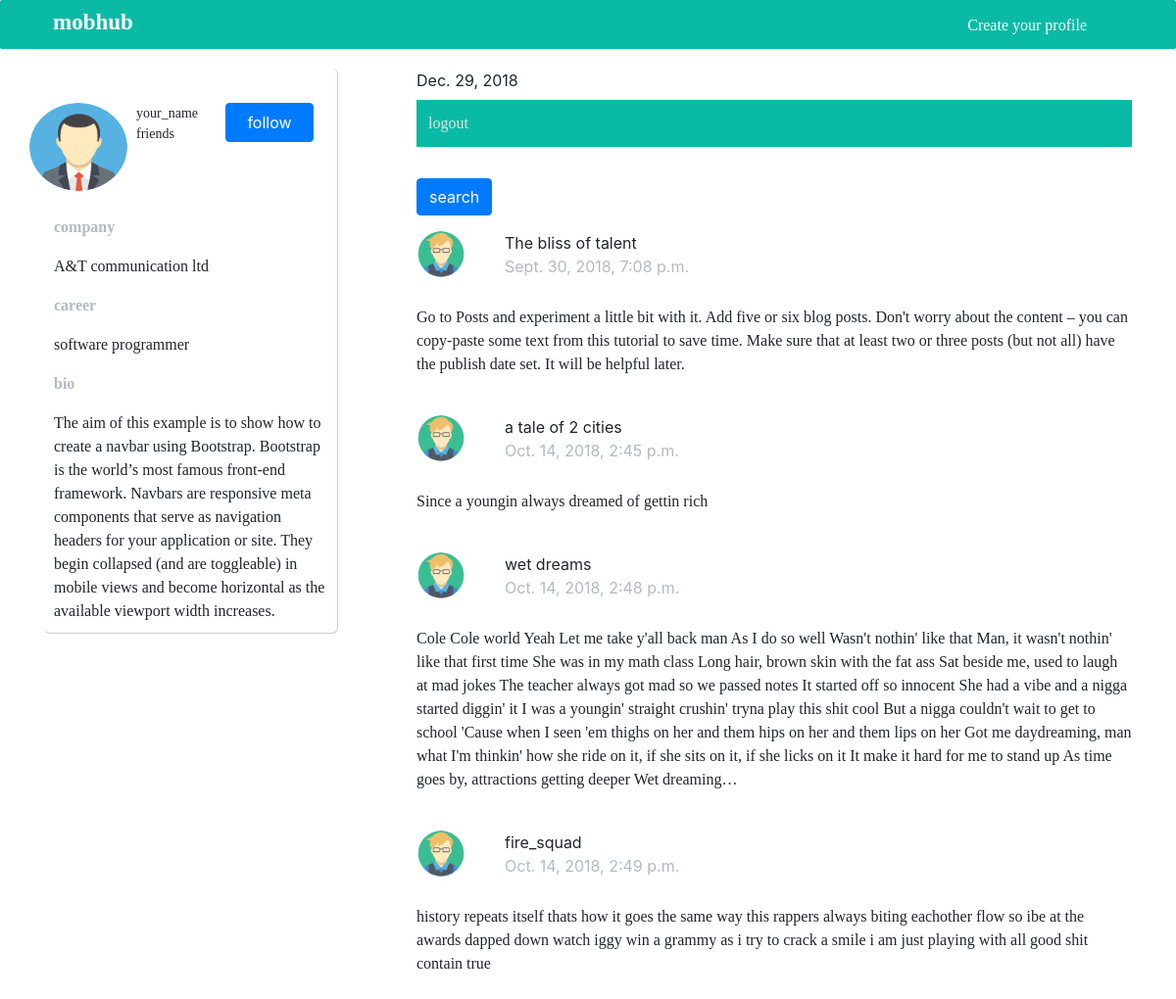
/post_list/, run on the app's committed database.
### cyblog/models.py (models this page shows, shortened)
class Post(models.Model):
    author = models.ForeignKey('auth.User', on_delete=models.CASCADE)
    title = models.CharField(max_length=200)
    text = models.TextField()
    created_date = models.DateTimeField(default=timezone.now)
    published_date = models.DateTimeField(blank=True, null=True)

### cyblog/views.py (the view)
# urls.py: path('post_list/',views.post_list,name='post_list'),
def post_list(request):
    view_date= datetime.datetime.now().date()
    posts_to_date= Post.objects.filter(created_date__lte= timezone.now()).order_by('created_date')
    context= {
        'view_date':view_date,
        'posts_to_date':posts_to_date
    }
    return render(request,'cyblog/post_list.html',context)

### cyblog/templates/cyblog/post_list.html (shortened to what this page needs)
{% extends "cyblog/base.html" %}
{% load static from staticfiles %}
{% block content %}
<div class="container">
<div class="row">
<div class="col-md-4">
  <div class="profile">
    <div class="profile_header">
      <img  class="logo" src="{% static 'profile.png' %}"/>
      <ul>
        <li>your_name</li>
        <li>friends</li>
      </ul>
      <button type="button" class="btn btn-primary">follow</button>
    </div>
    <p class= "variable">company</p>
    <p class="name">A&T communication ltd</p>
        <p class= "variable">career</p>
    <p class="work">software programmer</p>
        <p class= "variable">bio</p>
    <article>The aim of this example is to show how to create a navbar using Bootstrap. Bootstrap is the world’s most famous front-end
  framework. Navbars are responsive meta components that serve as navigation headers for your application or site. They begin
  collapsed (and are toggleable) in mobile views and become horizontal as the available viewport width increases.
  </article>
  </div>
</div>
<div class="col-md-8">
  <label>{{ view_date }}</label>
  <label class='logout'><a href="{% url 'logout_view' %}">logout</a></label>
  <form  class="navbar-form"  method="POST" role="search" >
    <button class="btn btn-primary" name="submit">search</button>
  </form>
  {% for post in posts_to_date %}
    <div class="post">
      <div class="post_header">
<img  class="post_logo" src="{% static 'user.png' %}"/>
        <ul class="header_title">
      <li>{{ post.title }}</li>
      <li class="date">{{ post.created_date }}</li>
    </ul>
            </div>
      <p>{{ post.text }}</p>
    </div>
  {% endfor %}
</div >
</div>
</div>
{% endblock %}

### cyblog/templates/cyblog/base.html (shortened to what this page needs)
{% load static from staticfiles %}
<html>
<head>
<link rel="stylesheet" href="{% static 'css/blog.css' %}"/>
<link rel="stylesheet" href="{% static 'css/bootstrap.css' %}"/>
<link rel="stylesheet" href="{% static 'css/log.css' %}"/>
</head>
<body>
<div class="header">
<label for="logo" class="logo"><a href="#">mobhub</a></label>
<label class="create" ><a href="{% url 'create_user' %}">Create your profile</a></label>
</div>
{% block content %}
{% endblock %}
</body>
</html>

### cyblog/static/css/blog.css (style rules this page uses)
body { padding:0; width: 100%; height:100%; background-color: #f9f9f9; background-size: cover; }
.header { position: fixed; z-index: 1; top:0; left:0; right:0; bottom: 20px; background-color: #09baa5; display: inline-block; width:100%; height:50px; border-radius:2px; }
label.logo { font-family: Quicksand; color:#fff; font-size: 23px; margin:6 0 0 54; font-weight:bold; }
label.logo a { text-decoration: none; color:#fff; }
img.logo { width:100px; height:90px; border-radius:50%; margin:0 9px 0 -25px; padding: 0; }
p { font-family:Quicksand; }
label.logout { padding:12px; font-family:Open_Sans; background:#09baa5; display: block; }
.logout a { text-decoration:none; color:#e2e2e2; }
p.variable { color:#b4b9c1; font-weight: bold; }
.create a { font-size: 16px; font-family: Quicksand; border-radius: 4px; text-decoration: none; color: #fff; padding:2px; }
.create { float:right; margin:14 89 0 0; }
div.container { position: relative; top:0; height:100%; margin-top:70; }
.profile { display: block; border:1px solid #ccc; border-left:none; border-top:none; border-right: 1px solid #ccc; width: 300px; height: auto; padding:10px; border-radius:6px; background: white; margin: 0 12 0 0; }
div.profile_header { display:flex; margin:25px 0px; padding:0; }
.profile_header ul { list-style-type: none; list-style-image: none; list-style: none; padding:0; margin:0 18 0 0; }
.profile_header ul li { margin:0px 0px; font-size: 14px; font-family: Quicksand; }
.profile_header button { width: 90px; height: 40px; margin-left:10px; }
.post_header { display: flex; margin:0 0 12px 0; }
ul.header_title { display: block; list-style: none; list-style-type: none; list-style-image: none; }
ul.header_title li.date { color:#b4b9c1; }
.post_logo { width:50px; height:50px; border-radius:50%; }
div.post { margin: 10px 0 40px 0; }
article { font-family:Quicksand; }

### data on the page
Post: title "The bliss of talent", created_date "Sept. 30, 2018, 7:08 p.m.", text "Go to Posts and experiment a little bit with it. Add five or six blog posts. Don't worry about the content – you can copy-paste some text from this tutorial to save time. Make sure that at least two or three posts (but not all) have the publish date set. It will be helpful later."
Post: title "a tale of 2 cities", created_date "Oct. 14, 2018, 2:45 p.m.", text "Since a youngin always dreamed of gettin rich"
Post: title "wet dreams", created_date "Oct. 14, 2018, 2:48 p.m.", text "Cole Cole world Yeah Let me take y'all back man As I do so well Wasn't nothin' like that Man, it wasn't nothin' like that first time She was in my math class Long hair, brown skin with the fat ass Sat beside me, used to laugh at mad jokes The teacher always got mad so we passed notes It started off so innocent She had a vibe and a nigga started diggin' it I was a youngin' straight crushin' tryna play this shit cool But a nigga couldn't wait to get to school 'Cause when I seen 'em thighs on her and them hips on her and them lips on her Got me daydreaming, man what I'm thinkin' how she ride on it, if she sits on it, if she licks on it It make it hard for me to stand up As time goes by,…"
Post: title "fire_squad", created_date "Oct. 14, 2018, 2:49 p.m.", text "history repeats itself thats how it goes the same way this rappers always biting eachother flow so ibe at the awards dapped down watch iggy win a grammy as i try to crack a smile i am just playing with all good shit contain true"
